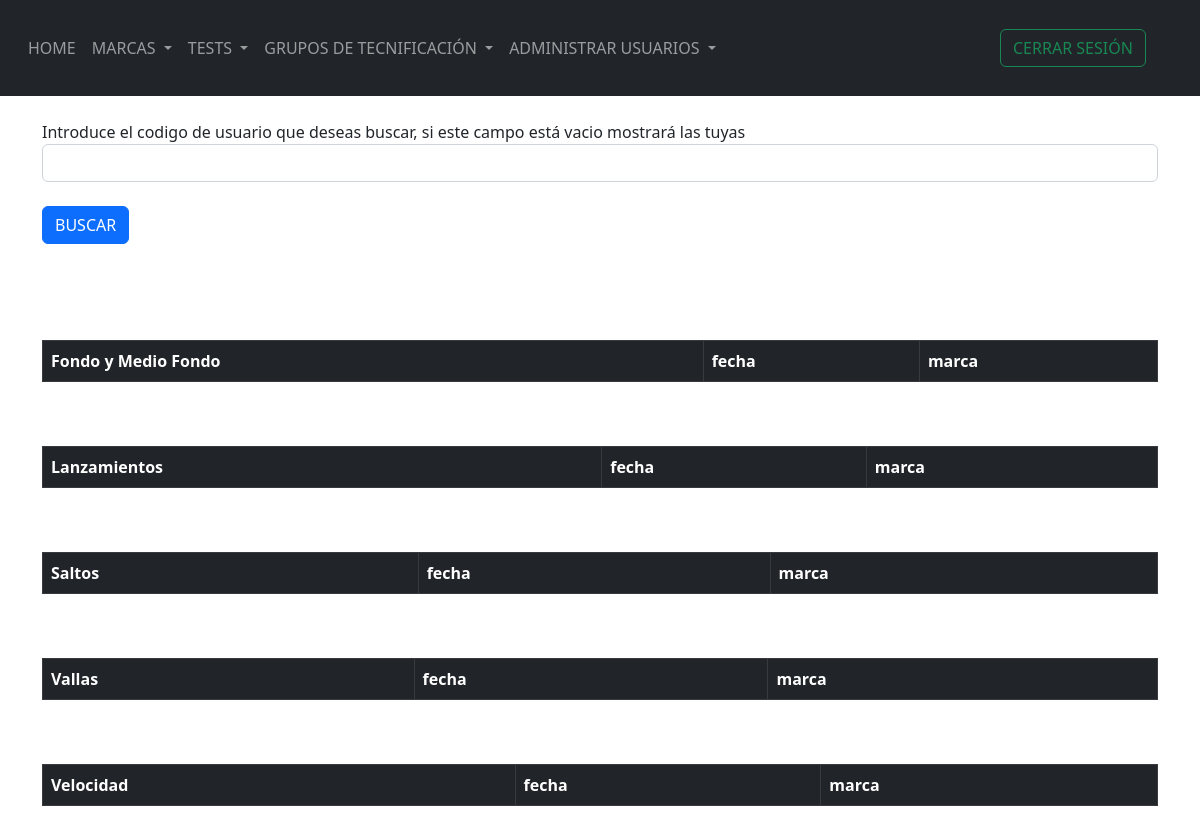
/view_all_marks (signed in), run on an earlier commit of the app's database.
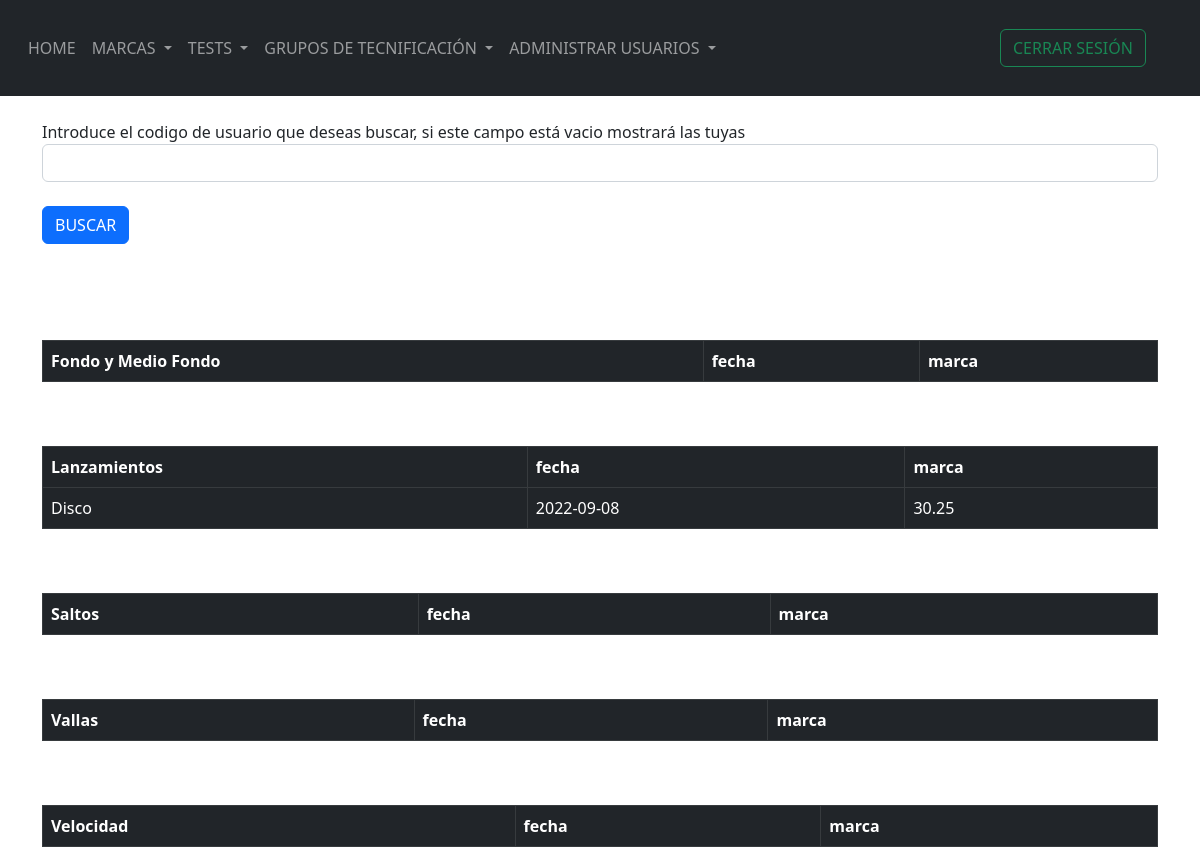
And on a later commit of the database.
### webside/models/User.py (models this page shows)
class Marca(db.Model):
    id = db.Column(db.Integer, primary_key=True)
    sector = db.Column(db.String(10000))
    disciplina = db.Column(db.String(10000))
    date = db.Column(db.Date)
    meters = db.Column(db.Float)
    time = db.Column(db.Time)
    user_id = db.Column(db.Integer, db.ForeignKey('user_register.id'))

### webside/views.py (the view)
@views.route('/view_all_marks', methods=['POST', 'GET'])
@login_required
def view_all_marks():
    if request.method == 'POST':
            all_marks = qdb.get_all_marks(request.form.get('cod_usuario'))
            return render_template("view_all_marks.html", User_register=current_user, marks = all_marks)
    all_marks =  qdb.get_all_marks(current_user.id)
    return render_template("view_all_marks.html", User_register=current_user, marks = all_marks)

### webside/__init__.py (called while the page is built)
def create_app():
    app = Flask(__name__)
    app.config['SECRET_KEY'] = 'MdLr37P.'
    app.config['SQLALCHEMY_DATABASE_URI'] = f'sqlite:///{DB_NAME}'
    app.config['PERMANENT_SESSION_LIFETIME'] =  timedelta(minutes=5)
    db.init_app(app)
    from .views import  views
    app.register_blueprint(views, url_prefix= '/')
    create_database(app)
    from .models.User import User_register
    login_manager = LoginManager()
    login_manager.login_view = 'views.home'
    login_manager.init_app(app)
    @login_manager.user_loader
    def load_user(id):
        return User_register.query.get(int(id))
    return app

### webside/database/querys_ddbb.py (called while the page is built)
def get_all_marks(id):
    try:
        all_marks = Marca.query.filter_by(user_id = id).all()
        return all_marks
    except:
        return False

### webside/templates/view_all_marks.html (shortened to what this page needs)
{% extends "base.html" %}{% block title %} Marcas {% endblock %} {% block content%}
<!DOCTYPE html>
<html>
    <body>
        {% if User_register.admin %}
        <form  method = "POST" >
            <br>
            <label for="mark" id="informacion" name="informacion">Introduce el codigo de usuario que deseas buscar, si este campo está vacio mostrará las tuyas</label>
            <input type="text" class="form-control" id = "cod_usuario" name = "cod_usuario" />
            <br>
            <button class="btn btn-primary"> BUSCAR </button>
            <br>        <br><br>
        </form>
        {% endif %}
        <br><br>
        <table class="table table-bordered table-dark" >
            <tr>
            <th>Fondo y Medio Fondo</th>
            <th>fecha</th>
            <th>marca</th>
            </tr>
        </table>
        <br><br>
        <table class="table table-bordered table-dark" >
            <tr>
              <th>Lanzamientos</th>
              <th>fecha</th>
              <th>marca</th>
            </tr>
            {% for x in marks  %}
            <tr>
                {% if x.sector == "Lanzamientos" %}
                <td>{{x.disciplina}} </td>
                <td>{{x.date}}</td>
                <td>{{x.meters}}</td>
                {% endif %}
            </tr>
            {% endfor %}
          </table>
          <br><br>
          <table class="table table-bordered table-dark" >
              <tr>
              <th>Saltos</th>
              <th>fecha</th>
              <th>marca</th>
              </tr>
          </table>
          <br><br>
          <table class="table table-bordered table-dark" >
              <tr>
              <th>Vallas</th>
              <th>fecha</th>
              <th>marca</th>
              </tr>
          </table>
          <br><br>
          <table class="table table-bordered table-dark" >
              <tr>
              <th>Velocidad</th>
              <th>fecha</th>
              <th>marca</th>
              </tr>
          </table>
    </body>
</html>
{% endblock %}

What changed in the data, as far as the page shows it:
now on this page (row edited): Marca: disciplina "Disco", date "2022-09-08", meters "30.25"
